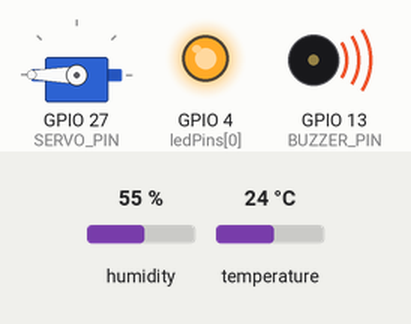
The sketch below on a simulated ESP32. On the bench: servo, output pins drawn as LEDs (lit = HIGH), buzzer (waves = sounding). The test bench sets the inputs (shaded band); at power-on: humidity 55 %, temperature 24 °C. WiFi joins after 1.5 s; servers stay silent unless stated; EEPROM starts erased; what the sketch prints to the serial monitor is not drawn.

Above: at 2.05 s.
At 5.35 s:
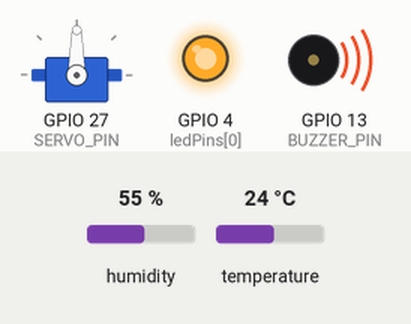
At 10.05 s:
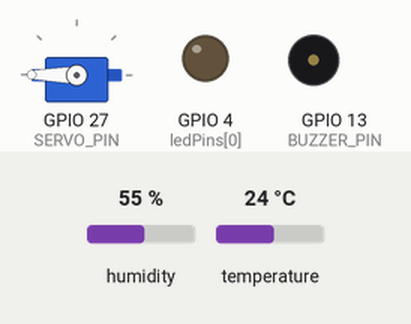
At 41.95 s:
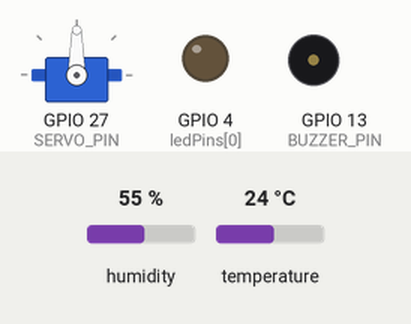
Timing chart, 0 to 71.0 s (numbered marks = the images above):
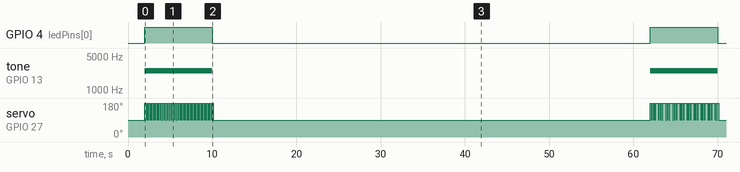

The sketch:

CodigoESP32_Pastillero.ino
```cpp
#include <Arduino.h>
#include <DHT.h>
#include <WiFi.h>
#include <HTTPClient.h>
#include <ArduinoJson.h>
#include <WebServer.h>
#include <Preferences.h>
#include <time.h>
#include <ESP32Servo.h>
#define SERVO_PIN 27
#define DHTTYPE DHT22
#define DHTPIN 18
#define NUM_LEDS 4
#define BUZZER_PIN 13

Preferences preferences;
Servo servoMotor;

bool servoEn180 = false;
unsigned long lastServoChange = 0;
const unsigned long SERVO_INTERVAL = 10000;

unsigned long simulatedStartTime = 0;
unsigned long bootMillis = 0;
time_t getCurrentTime() {
    return simulatedStartTime + (millis() - bootMillis) / 1000;
}

const char* ssid = "Tecnologias";
const char* password = "123456789";

String ipPC = "10.10.24.14";
String userId = "67e0da504940eba8e914b496";
String serverUrl = "http://"+ipPC+":3000/get-containers/" + userId;
DHT dht(DHTPIN, DHTTYPE, 22);
WebServer server(80);

const String dhtApiUrl = "http://" + ipPC + ":3000/create-graphdata";
unsigned long lastDhtSent = 0;
const unsigned long dhtInterval = 10000;

const int ledPins[NUM_LEDS] = {4, 4, 4, 4};
unsigned long ledIntervals[NUM_LEDS] = {60, 60, 60, 60};
unsigned long ledDays[NUM_LEDS] = {86400000, 86400000, 86400000, 86400000};
const int ledDuration = 8;
unsigned long startTime;
unsigned long ledTimers[NUM_LEDS] = {0};
unsigned long lastActivationTime[NUM_LEDS] = {0};
bool ledStates[NUM_LEDS] = {false};
bool ledEnabled[NUM_LEDS] = {true};
bool buzzerActive = false;
unsigned long lastLoopTime = 0;
const unsigned long loopInterval = 8;
bool modoPruebas = true;

void handleUpdateUserId() {
    if (server.hasArg("plain")) {
        String body = server.arg("plain");
        DynamicJsonDocument doc(200);
        deserializeJson(doc, body);
        if (doc.containsKey("userId")) {
            userId = doc["userId"].as<String>();
            preferences.putString("userId", userId);
            serverUrl = "http://" + ipPC + ":3000/get-containers/" + userId;
            Serial.println(">>>>>>>>>>>>>>>>>>>>>>>>>>>>>>>>>>>>>>>>>>>>>");
            Serial.println("\n🔄 ID de usuario actualizado y almacenado:");
            Serial.println(userId);
            Serial.println("🔄 Nueva URL de la API:");
            Serial.println(serverUrl);
            fetchDataFromAPI();
            server.send(200, "application/json", "{\"message\": \"ID actualizado y datos recargados\"}");
        } else {
            server.send(400, "application/json", "{\"error\": \"Falta el campo 'userId'\"}");
        }
    } else {
        server.send(400, "application/json", "{\"error\": \"No se recibió JSON válido\"}");
    }
}

void setup() {
    Serial.begin(115200);
    for (int i = 0; i < NUM_LEDS; i++) {
      pinMode(ledPins[i], OUTPUT);
      digitalWrite(ledPins[i], LOW);
    }
    dht.begin();
    preferences.begin("esp32", false);
    String storedUserId = preferences.getString("userId", "");
    if (userId == "") {
        Serial.println("No hay un userId almacenado.");
    } else {
        userId = storedUserId;
        Serial.println("UserId cargado de memoria: " + userId);
    }
    serverUrl = "http://" + ipPC + ":3000/get-containers/" + userId;
    WiFi.begin(ssid, password);
    Serial.print("Conectando a WiFi...");
    while (WiFi.status() != WL_CONNECTED) {
        delay(1000);
        Serial.print(".");
    }
    Serial.println("\nConectado a WiFi!");
    Serial.print("Dirección IP de la ESP32: ");
    Serial.println(WiFi.localIP());

    simulatedStartTime = 1704067200;
    bootMillis = millis();
    Serial.println("⏱️ 2024-01-01 00:00:00");

    server.on("/update-user", HTTP_POST, handleUpdateUserId);
    server.begin();
    Serial.println("Servidor HTTP iniciado!");

    fetchDataFromAPI();

    //! >>>>>>>>>>>>>>>>>>>>>>>>>>>>>>>>>>>>>>>>>>>>>>>>>>>>>>>>>> SERVOMOTOR
    servoMotor.setPeriodHertz(50);  // Frecuencia estándar para servos
    servoMotor.attach(SERVO_PIN);   // Asegúrate de que SERVO_PIN esté bien definido
    servoMotor.write(90);           // Posición inicial
}

void loop() {
    server.handleClient();
    unsigned long currentMillis = millis();
    if (currentMillis - lastLoopTime < loopInterval) {
        return;
    }
    lastLoopTime = currentMillis;

    time_t now = getCurrentTime();
    bool anyValidContainer = false;
    for (int i = 0; i < NUM_LEDS; i++) {
        if (!ledEnabled[i]) continue;
        anyValidContainer = true;
        unsigned long elapsedSeconds = now - lastActivationTime[i];
        if (!ledStates[i] && elapsedSeconds >= ledIntervals[i]) {
            turnOn(i);
            lastActivationTime[i] = now;
        }
        if (ledStates[i] && (currentMillis - ledTimers[i]) / 1000 >= ledDuration) {
            turnOff(i);
        }
    }

    bool anyLedOn = isAnyLedOn();
    if (anyLedOn && anyValidContainer && !buzzerActive) {
        setBuzzerTone(2500);
        buzzerActive = true;
    } else if ((!anyLedOn || !anyValidContainer) && buzzerActive) {
        noTone(BUZZER_PIN);
        buzzerActive = false;
    }
    if (currentMillis - lastDhtSent > dhtInterval) {
        float temp = dht.readTemperature();
        float humidity = dht.readHumidity();

        if (!isnan(temp) && !isnan(humidity)) {
            Serial.printf("🌡️ Temp: %.2f °C, 💧 Humedad: %.2f %%\n", temp, humidity);
            sendDHTData(temp, humidity);
            lastDhtSent = currentMillis;
        } else {
            Serial.println("⚠️ Error leyendo el DHT");
            delay(2000);
        }
    }

    //! >>>>>>>>>>>>>>>>>>>>>>>>>>>>>>>>>>>>>>>>>>>>>>>>>>>>>>>>>> SERVOMOTOR
    static bool servoCycleStarted = false;
    static unsigned long servoCycleStartTime = 0;

    if (anyLedOn && anyValidContainer && !servoCycleStarted) {
        // Inicia el ciclo del servo
        servoMotor.write(180); // Mueve a 180°
        servoCycleStartTime = currentMillis;
        servoCycleStarted = true;
    }

    if (servoCycleStarted && currentMillis - servoCycleStartTime >= 200) {
        // Después de 200 ms, regresa a 90°
        servoMotor.write(90);
        servoCycleStarted = false;
    }
}

void fetchDataFromAPI() {
    if (WiFi.status() == WL_CONNECTED && userId != "") {
        HTTPClient http;
        http.begin(serverUrl);
        int httpResponseCode = http.GET();

        if (httpResponseCode == 200) {
            String response = http.getString();
            Serial.println("\n📦 Datos recibidos de la API:");
            Serial.println(response);

            DynamicJsonDocument doc(1024);
            deserializeJson(doc, response);
            int index = 0;
            time_t now = getCurrentTime();

            for (JsonObject container : doc.as<JsonArray>()) {
                if (index < NUM_LEDS) {
                    int hours = container["hours"].as<int>();
                    int days = container["days"].as<int>();

                    if (modoPruebas) {
                      hours = hours * 1;
                      days = days * 2;
                      Serial.print("⚠️");
                    }

                    if (hours == 0 || days == 0) {
                        ledIntervals[index] = 0;
                        ledDays[index] = 0;
                        ledEnabled[index] = false;
                        Serial.printf("❎ Contenedor %d desactivado (0h, 0d)\n", index);
                    } else {
                        ledIntervals[index] = hours * (modoPruebas ? 60 : 3600);
                        ledDays[index] = days * (modoPruebas ? 3600 : 86400);
                        ledEnabled[index] = true;

                        lastActivationTime[index] = now;

                        Serial.printf("✅ Contenedor %d: %d horas -> %lu segundos\n", index, hours, (modoPruebas ? "minutos" : "horas"), ledIntervals[index]);
                        Serial.printf("Días: %d -> %lu segundos\n", days, (modoPruebas ? "horas" : "días"), ledDays[index]);
                    }
                    index++;
                }
            }
            Serial.println("Datos actualizados!");
        } else {
            Serial.print("❌ Error en la petición: ");
            Serial.println(httpResponseCode);
        }
        http.end();
    } else {
        Serial.println("❌ WiFi no conectado o userId vacío");
    }
}

void sendDHTData(float temp, float humidity) {
    if (WiFi.status() == WL_CONNECTED && userId != "") {
        HTTPClient http;
        http.begin(dhtApiUrl);
        http.addHeader("Content-Type", "application/json");

        DynamicJsonDocument doc(256);
        doc["user_id"] = userId;
        doc["temp"] = temp;
        doc["humidity"] = humidity;

        String body;
        serializeJson(doc, body);

        int httpCode = http.POST(body);
        if (httpCode == 201) {
            Serial.println("✅ Datos DHT enviados correctamente");
        } else {
            Serial.print("❌ Error al enviar datos DHT: ");
            Serial.println(httpCode);
            Serial.println(http.getString());
        }
        http.end();
    } else {
        Serial.println("❌ No conectado a WiFi o userId vacío");
    }
}

void turnOn(int ledIndex) {
    if (!ledEnabled[ledIndex]) return;
    digitalWrite(ledPins[ledIndex], HIGH);
    ledStates[ledIndex] = true;
    ledTimers[ledIndex] = millis();
    Serial.print("LED encendido: ");
    Serial.println(ledIndex);
}
void turnOff(int ledIndex) {
    if (!ledEnabled[ledIndex]) return;
    digitalWrite(ledPins[ledIndex], LOW);
    ledStates[ledIndex] = false;
    Serial.print("LED apagado: ");
    Serial.println(ledIndex);
}
bool isAnyLedOn() {
    for (int i = 0; i < NUM_LEDS; i++) {
        if (ledStates[i]) {
            return true;
        }
    }
    return false;
}
void setBuzzerTone(int frequency) {
    tone(BUZZER_PIN, frequency);
}
```

Measured:
- by itself, GPIO 4 (ledPins[0]): alternates HIGH for 8.0 s and LOW for 52.0 s
- by itself, tone on GPIO 13 (BUZZER_PIN): alternates 2500 Hz for 8.0 s and silent for 52.0 s
